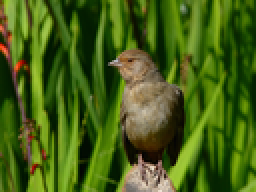
%> input picture code/bird2.png, 128 x 96 px, shrunk from 800 x 600 before the run (shown 2 times larger)
$ octave script1.m   (GNU Octave 9; MATLAB toolbox functions it lacks are replaced by stand-ins)
%> lines starting %> are read from the running program, lines starting %| are printed output that depends on the picture
### code/grad.m
function G = grad(f,std1)


    std2 = std1.^2;
    w = (2*ceil(2* std1))+1;
    [x,y] = meshgrid(-w:w);
    gx = -(x./(2*pi*std2.^2)).*exp(-(x.^2 + y.^2)./(2*std2));
    gy = -(y./(2*pi*std2.^2)).*exp(-(x.^2 + y.^2)./(2*std2));

    dx1 = imfilter(f, gx, 'replicate','conv','same');%[1, 0, -1]);
    dx2 = imfilter(f, gy, 'replicate','conv','same');%[1; 0; -1]);
    G = sqrt(dx1.^2 + dx2.^2);

end

### code/bfilter2.m
function img_out = bfilter2(image1, image2, n, sigma1, sigma2)
%bfilter2 function: perfrom two dimensional bilateral gaussian filtering.
%The standard deviations of the bilateral filter are given by sigma1 and
%sigma2, where the standard deviation of spatial-domain is given by sigma1
% and the standard deviation intensity-domain is given by sigma2.
%This function presents both bilateral filter and joint-bilateral filter.
%If you use the same image as image1 and image2, it is the normal bilateral
%filter; however, if you use different images in image1 and image2, you can
%use it as joint-bilateral filter, where the intensity-domain (range weight)
%calculations are performed using image2 and the spatial-domain (space weight)
%calculations are performed using image1.
%Usage:
%   %Example1: normal bilateral filter using 5x5 kernel, spatial-sigma=6, and
%   %intensity-sigma= 0.25:
%   image=bfilter2(I1,I1,5,1.2,0.25);
%   %Example2: joint-bilateral filter using 5x5 kernel, spatial-sigma=1.2,
%   %and range-sigma= 0.25, the spatial-domain calculations are performed
%   %using image (I1) and the intensity-domain calulcations (range weight)
%   %are performed using image (I2):
%   image=bfilter2(I1,I2,5,1.2,0.25);
%   %Example3: use the default values for n, sigma1, and sigma2
%   image=bfilter2(I1);
%Input:
%   -image1: the spatial-domain image
%   -image2: the intensity-domain (range weight) image (use the same image
%   for the normal bilateral filter. Use different images for joint-bilateral
%   filter.
%   (default, use the same image; i.e. image2=image1)
%   -n: kernel (window) size [nxn], should be odd number (default=5)
%   -sigma1: the standard deviation of spatial-domain (default=1.2)
%   sigma2: the standard deviation of intensity-domain (default=0.25)
%Author: Mahmoud Afifi, York University.
%argument's check
if nargin<1
    error('Too few input arguments');
elseif nargin<2
    image2=image1;
    n=5;
    sigma1=1.2;
    sigma2=0.25;
elseif nargin<3
    n=5;
    sigma1=1.2;
    sigma2=0.25;
elseif nargin<4
    sigma1=1.2;
    sigma2=0.25;
elseif nargin<5
    sigma2=0.25;
end
%kernel size check
if mod(n,2)==0
    error('Please use odd number for kernel size');
end
%dimensionality check
if size(image1,1)~=size(image2,1) || size(image1,2)~=size(image2,2) || ...
        size(image1,3)~=size(image2,3)
    error('Both images should have the same dimensions and number of color channels');
end
display('processing...');
w=floor(n/2);
% spatial-domain weights.
[X,Y] = meshgrid(-w:w,-w:w);
gs = exp(-(X.^2+Y.^2)/(2*sigma1^2));
%normalize images
if isa(image1,'uint8')==1
    image1=double(image1)/255;
end
if isa(image2,'uint8')==1
    image2=double(image2)/255;
end
%intialize img_out
img_out=zeros(size(image1,1),size(image1,2),size(image1,3));
%padd both iamges
image1=padarray(image1,[w w],'replicate','both');
image2=padarray(image2,[w w],'replicate','both');
for i=ceil(n/2):size(image1,1)-w
    for j=ceil(n/2):size(image1,2)-w
        patch1(:,:,:)=image1(i-w:i+w,j-w:j+w,:);
        patch2(:,:,:)=image2(i-w:i+w,j-w:j+w,:);
        d=(repmat(image2(i,j,:),[n,n])-patch2).^2;
        % intensity-domain weights. (range weights)
        gr=exp(-(d)/(2*sigma2^2));
        for c=1:size(image1,3)
            g(:,:,c)=gs.*gr(:,:,c); %bilateral filter
            normfactor=1/sum(sum(g(:,:,c))); %normalization factor
            %apply equation:
            %out[i]=normfactor*sum (kernel * image)
            img_out(i-ceil(n/2)+1,j-ceil(n/2)+1,c)=...
                sum(sum(g(:,:,c).*patch1(:,:,c)))*normfactor;
         %   imshow(img_out,[]);
        end

    end
end
img_out=uint8(img_out*255);
end

### code/getLaplacian1.m
function [A,A1]=getLaplacian1(I,consts,epsilon,win_size)

  if (~exist('epsilon','var'))
    epsilon=0.0000001;
  end
  if (isempty(epsilon))
    epsilon=0.0000001;
  end
  if (~exist('win_size','var'))
    win_size=1;
  end
  if (isempty(win_size))
    win_size=1;
  end

  neb_size=(win_size*2+1)^2;
  [h,w,c]=size(I);
  n=h; m=w;
  img_size=w*h;
  consts=imerode(consts,ones(win_size*2+1));

  indsM=reshape([1:img_size],h,w);

  tlen=sum(sum(1-consts(win_size+1:end-win_size,win_size+1:end-win_size)))*(neb_size^2);

  row_inds=zeros(tlen ,1);
  col_inds=zeros(tlen,1);
  vals=zeros(tlen,1);
  len=0;
  for j=1+win_size:w-win_size
    for i=win_size+1:h-win_size
      if (consts(i,j))
        continue
      end
      win_inds=indsM(i-win_size:i+win_size,j-win_size:j+win_size);
      win_inds=win_inds(:);
      winI=I(i-win_size:i+win_size,j-win_size:j+win_size,:);
      winI=reshape(winI,neb_size,c);
      win_mu=mean(winI,1)';
      win_var=inv(winI'*winI/neb_size-win_mu*win_mu' +epsilon/neb_size*eye(c));

      winI=winI-repmat(win_mu',neb_size,1);
      tvals=(1+winI*win_var*winI')/neb_size;

      row_inds(1+len:neb_size^2+len)=reshape(repmat(win_inds,1,neb_size),...
                                             neb_size^2,1);
      col_inds(1+len:neb_size^2+len)=reshape(repmat(win_inds',neb_size,1),...
                                             neb_size^2,1);
      vals(1+len:neb_size^2+len)=tvals(:);
      len=len+neb_size^2;
    end
  end

  vals=vals(1:len);
  row_inds=row_inds(1:len);
  col_inds=col_inds(1:len);
  A=sparse(row_inds,col_inds,vals,img_size,img_size);

  sumA=sum(A,2);
  A=spdiags(sumA(:),0,img_size,img_size)-A;

return

### code/segment1.m
function g = segment1(f,seuils)

    g = zeros(size(f));
    for i = 1:length(seuils)
        g = g + (f > seuils(i));
    end

end

### code/SV_blur.m
% reblurring function
% reblur amount is proportional to defocus map

function [f_sv_blur] = SV_blur(carte_defocus,f_init)
    carte_norm = (carte_defocus-min(carte_defocus(:)))./(max(carte_defocus(:))-min(carte_defocus(:)));

    f_sv_blur = zeros(size(f_init));
    f_extend = zeros(size(f_init,1)+8,size(f_init,2)+8);
    f_extend(5:size(f_init,1)+4, 5:size(f_init,2)+4) = f_init;
    N = numel(f_init);
    for i = 1:N

        sigma = 2;

        % gaussian filter size proportional to defocus level
        m = round(9*carte_norm(N));
        m = m+1-mod(m,2);

        % gaussian filter
        [Gx1, Gx2] = meshgrid(linspace(-1,1,m),linspace(-1,1,m));
        H = exp(-(Gx1.^2+Gx2.^2)/(2*sigma^2));

        [x,y] = ind2sub(size(f_init),i);

        % "convolution"
        patch = f_extend(x-(m-1)/2+4:x+(m-1)/2+4,y-(m-1)/2+4:y+(m-1)/2+4).*H;

        f_sv_blur(i) = sum(patch(:));


    end

% output normalization
f_sv_blur = (f_sv_blur-min(f_sv_blur(:)))./(max(f_sv_blur(:))-min(f_sv_blur(:)));
end

### code/script1.m
close all;

filename = 'bird2.png';

f = double(imread(filename))/255;
figure; imshow(f,[]);
title('Image originale');
f = rgb2gray(f);
%> f: size 96x128 double
figure; imshow(f,[]);
title('Image noire et blanche');

% gradient original
G = grad(f,1);
% figure; imshow(G,[]);

% blurred image
sigma0 = 1;%2.25;
fblur = imgaussfilt(f,sigma0);
% figure; imshow(fblur,[]);

% gradient of blurred image
Gblur = grad(fblur,1);
% figure; imshow(Gblur,[]);

% use a Canny to detect the edges
edges = edge(f,'Canny');
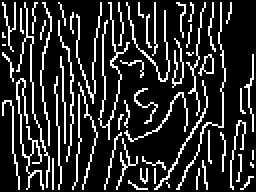
%> edges: size 96x128 logical (shown 2 times larger); 17.8% white in thin lines or dots
% figure; imshow(edges);


% calculate R = ratio of gradients
R = abs(G)./abs(Gblur);
R = R.*edges;

% original defocus blur estimation
sigma = real(1./sqrt(R.^2-1).*sigma0);
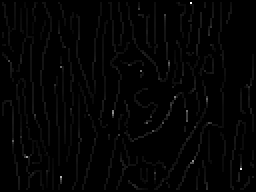
%> sigma: size 96x128 double (shown 2 times larger); min 0, max 16.33, mean 0.215; drawn with min black and max white
% figure; imshow(sigma,[]);

%%
% sigmaS = 15;
sigmaS = std2(sigma);
%> sigmaS = 0.594
% sigmaS = 1;
n = floor(min(size(sigma))*.1+1)+1-mod(floor(min(size(sigma))*.1+1),2);
%> n = 11
sigmaR = (max(sigma(:))-min(sigma(:)))*0.1;
%> sigmaR = 1.63
% sigmaR = std2(f);
% sigmaR = 0.2;
% joint bilateral filtering
sigma = bfilter2(sigma,f,n,sigmaS,sigmaR);
%> in bfilter2, `img_out=uint8(img_out*255);`:
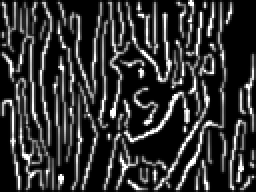
%> img_out: size 96x128 uint8 (shown 2 times larger); min 0, max 255, mean 51.2
sigma = double(sigma)/255;
figure; imshow(sigma,[]);
title('D閒ocalisation aux bords');

%%
sigma = sparse(sigma(:)); % vectorized defocus blur amount

% defocus map interpolation from
L = getLaplacian1(f,edges); % get laplacian matrix
%> in getLaplacian1, `consts=imerode(consts,ones(win_size*2+1));`: consts: size 96x128 logical; every value is 0
%> in getLaplacian1, `tlen=sum(sum(1-consts(win_size+1:end-win_size,win_size+1:end-win_size)..`: tlen = 959364

lambda = .005;
edges = sparse(edges);
D = diag(edges(:));

% we solve the system
B = lambda*D*sigma;
A = L+lambda*D;
defocus_map = A\B;


map = reshape(full(defocus_map),size(f));
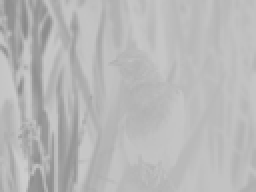
%> map: size 96x128 double (shown 2 times larger); min 0.541, max 0.811, mean 0.723
figure; imshow(map,[]);
title('Carte de d閒ocalisation');

%%

% image segmentation : foreground and background
level = graythresh(map);
%> level = 0.682
% level = 0.8;
segThresh = segment1(map,level);


figure; imshow((1-segThresh).*f,[]);
title('Objet en premier plan');
figure; imshow(segThresh.*f,[]);
title('Arri鑢e-plan');

%%
% [10 lines of commented-out code are left out]

f_fond = SV_blur(map,segThresh.*f);
%> in SV_blur, `f_extend(5:size(f_init,1)+4, 5:size(f_init,2)+4) = f_init;`:
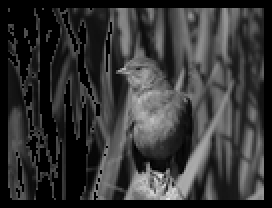
%> f_extend: size 104x136 double (shown 2 times larger); min 0, max 0.896, mean 0.209
%> after the loop in SV_blur, `for i = 1:N`:
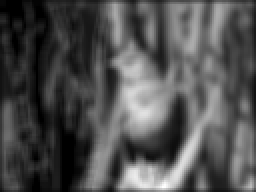
%> f_sv_blur: size 96x128 double (shown 2 times larger); min 0, max 16.64, mean 5.22; drawn with min black and max white
f_rendu = segThresh.*f_fond + (1-segThresh).*f ;
figure; imshow(f_rendu, []);
title('Accentuation du flou en arri鑢e-plan');

%%

% colored foreground
f_couleur = double(imread(filename))/255;
objet_r = f_couleur(:,:,1).*(1-segThresh);
objet_g = f_couleur(:,:,2).*(1-segThresh);
objet_b = f_couleur(:,:,3).*(1-segThresh);
objet = cat(3,objet_r,objet_g,objet_b);
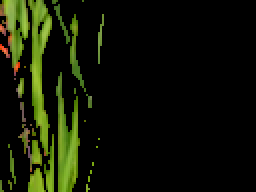
%> objet: size 96x128x3 double (shown 2 times larger); mean R, G, B 0.0644, 0.0822, 0.0203
figure; imshow(objet,[]);
title('Objet en premier plan');
